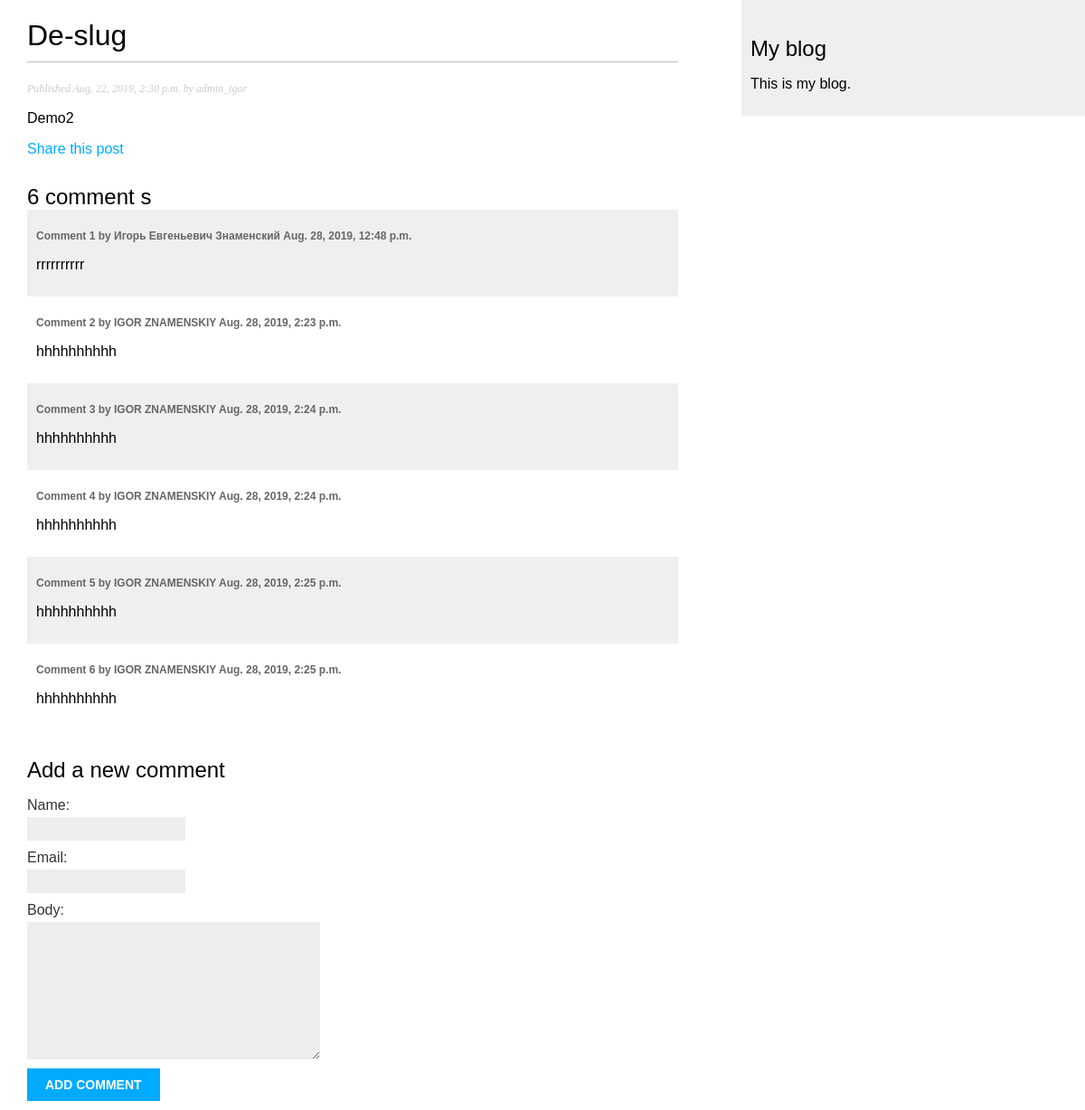
/blog/2019/8/22/de-slug/, run on the app's committed database.
### blog/models.py (models this page shows, shortened)
class Post(models.Model):
    STATUS_CHOISES = (
        ('draft', 'Draft'),
        ('published', 'Published')
    )
    tags = TaggableManager()
    objects = models.Manager()
    published = PublishedManager()
    title = models.CharField(max_length=250)
    slug = models.SlugField(max_length=250, unique_for_date='publish')
    author = models.ForeignKey(User, on_delete=models.CASCADE, related_name='blog_posts')
    body = models.TextField()
    publish = models.DateTimeField(default=timezone.now)
    created = models.DateTimeField(auto_now_add=True)
    updated = models.DateTimeField(auto_now=True)
    status = models.CharField(max_length=10, choices=STATUS_CHOISES, default='draft')
    class Meta:
        ordering = ('-publish',)

class Comment(models.Model):
    post = models.ForeignKey(Post, on_delete=models.CASCADE, related_name='comments')
    name = models.CharField(max_length=80)
    email = models.EmailField()
    body = models.TextField()
    created = models.DateTimeField(auto_now_add=True)
    updated = models.DateTimeField(auto_now=True)
    active = models.BooleanField(default=True)
    class Meta:
        ordering = ('created',)

### blog/views.py (the view)
# urls.py: path('<int:year>/<int:month>/<int:day>/<slug:post>/', views.post_detail, name='post_detail'),
def post_detail(request, year, month, day, post):
    post = get_object_or_404(
        Post,
        slug=post,
        status='published',
        publish__year=year,
        publish__month=month,
        publish__day=day
    )
    comments = post.comments.filter(active=True)
    new_comment = None
    if request.method == 'POST':
        comment_form = CommentForm(data=request.POST)
        if comment_form.is_valid():
            new_comment = comment_form.save(commit=False)
            new_comment.post = post
            new_comment.save()
    else:
        comment_form = CommentForm()
    return render(request, 'blog/post/detail.html', {'post': post,
                                                     'comments': comments,
                                                     'new_comment': new_comment,
                                                     'comment_form': comment_form})

### blog/forms.py
class CommentForm(forms.ModelForm):
    class Meta:
        model = Comment
        fields = ('name', 'email', 'body')

### templates/blog/post/detail.html (shortened to what this page needs)
{% extends "blog/base.html" %}
{% block content %}
    <h1>{{ post.title }}</h1>
    <p class="date">Published {{ post.publish }} by {{ post.author }}</p>
    {{ post.body|linebreaks }}
    <p>
        <a href="{% url "blog:post_share"  post.id %}">Share this post</a>
    </p>
    {% with comments.count as total_comments %}
    <h2>{{ total_comments }} comment {{ total_comments | pluralize }}</h2>
    {% endwith %}
    {% for comment in comments %}
        <div class="comment">
            <p class="info">
                Comment {{ forloop.counter }} by {{ comment.name }}
                {{ comment.created }}
            </p>
            {{ comment.body | linebreaks}}
        </div>
    {% empty %}
        <p>There are no comments yet.</p>
    {% endfor %}
    {% if new_comment %}
        <h2>Your comment has been added.</h2>
    {% else %}
        <h2>Add a new comment</h2>
        <form action="." method="POST">
            {{ comment_form.as_p }}
            <p><input type="submit" value="Add comment"></p>
        </form>
    {% endif %}
{% endblock %}

### Django2ByExamples/static/css/blog.css (style rules this page uses)
body { margin:0; padding:0; font-family:helvetica, sans-serif; }
a { color:#00abff; text-decoration:none; }
h1 { font-weight:normal; border-bottom:1px solid #bbb; padding:0 0 10px 0; }
h2 { font-weight:normal; margin:30px 0 0; }
p.date { color:#ccc; font-family: georgia, serif; font-size: 12px; font-style: italic; }
label { float:left; clear:both; color:#333; margin-bottom:4px; }
input, textarea { clear:both; float:left; margin:0 0 10px; background:#ededed; border:0; padding:6px 10px; font-size:12px; }
input[type=submit] { font-weight:bold; background:#00abff; color:#fff; padding:10px 20px; font-size:14px; text-transform:uppercase; }
.comment { padding:10px; }
.comment:nth-child(even) { background:#efefef; }
.comment .info { font-weight:bold; font-size:12px; color:#666; }

### data on the page
Post: title "De-slug", publish "Aug. 22, 2019, 2:30 p.m.", author "admin_igor", body "Demo2"
Comment: name "Игорь Евгеньевич Знаменский", created "Aug. 28, 2019, 12:48 p.m.", body "rrrrrrrrrr"
Comment: name "IGOR ZNAMENSKIY", created "Aug. 28, 2019, 2:23 p.m.", body "hhhhhhhhhh"
Comment: name "IGOR ZNAMENSKIY", created "Aug. 28, 2019, 2:24 p.m.", body "hhhhhhhhhh"
Comment: name "IGOR ZNAMENSKIY", created "Aug. 28, 2019, 2:24 p.m.", body "hhhhhhhhhh"
Comment: name "IGOR ZNAMENSKIY", created "Aug. 28, 2019, 2:25 p.m.", body "hhhhhhhhhh"
Comment: name "IGOR ZNAMENSKIY", created "Aug. 28, 2019, 2:25 p.m.", body "hhhhhhhhhh"

### other printed values
{{ total_comments }} "6"
{{ total_comments | pluralize }} "s"
